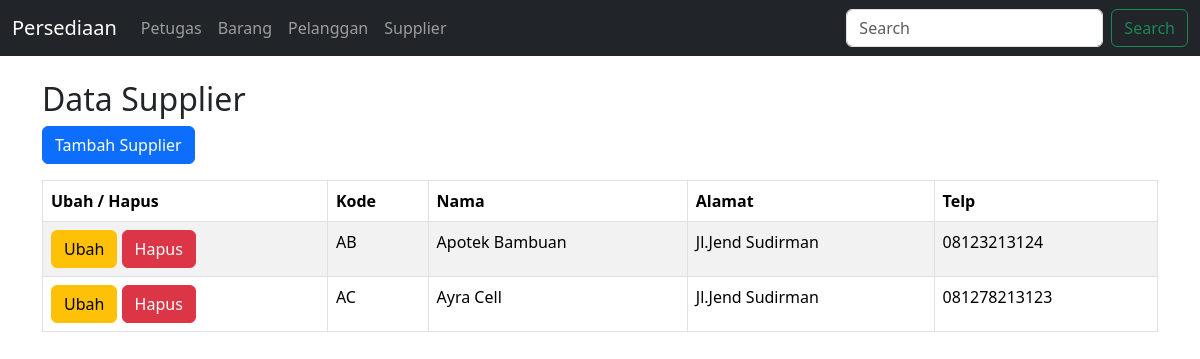
Screenshot of /supplier.php with the database file from the repository.
### tables this page shows
CREATE TABLE `tb_supplier` (
  `KodeSupplier` varchar(50) NOT NULL,
  `Nama` varchar(250) DEFAULT NULL,
  `Alamat` varchar(250) DEFAULT NULL,
  `Telp` varchar(25) DEFAULT NULL
);

### web/supplier.php (the view, shortened to what this page needs)
<?php
    require_once('../db_koneksi/koneksidb.php');
    $query_sql = "SELECT * FROM tb_supplier";
    $sql = mysqli_query($koneksidb, $query_sql) or die(mysqli_error($koneksidb));
    $totaldata = mysqli_num_rows($sql);
    $data = mysqli_fetch_assoc($sql);
?>
<!doctype html>
<html lang="en">
    <head>
        <link href="https://cdn.jsdelivr.net/npm/bootstrap@5.3.3/dist/css/bootstrap.min.css" rel="stylesheet">
    </head>
    <body>
        <?php require_once('menu.php');?>
        <br>
        <div class="container">
            <h2>Data Supplier</h2>
            <a href="suppliertambah.php"><button class="btn btn-primary mb-3" type="button">Tambah Supplier</button> <i class="ace-icon fa fa-signal"></i></a>
            <br>
            <table align="table-responsive" class=" table table-striped table-bordered table-hover" id="dynamic-table">
                <thead>
                    <th>Ubah / Hapus</th>
                    <th>Kode</th>
                    <th>Nama</th>
                    <th>Alamat</th>
                    <th>Telp</th>
                </thead>
                <tbody>
                    <?php do {
                        if($totaldata==0) {
                            echo"Data Kosong";
                        }else{ ?>
                    <tr>
                        <td>
                            <a href="supplieredit.php?id=<?php echo $data['KodeSupplier'];?>"><button class="btn btn-warning">Ubah</button></a>
                            <a href="supplierhapus.php?id=<?php echo $data['KodeSupplier'];?>"><button class="btn btn-danger">Hapus</button></a>
                        </td>
                        <td><?php echo $data['KodeSupplier'];?></td>
                        <td><?php echo $data['Nama'];?></td>
                        <td><?php echo $data['Alamat'];?></td>
                        <td><?php echo $data['Telp'];?></td>
                    </tr>
                            <?php }
                        } while ($data = mysqli_fetch_assoc($sql));
                    ?>
                </tbody>
            </table>
        </div>
    </body>
</html>

### rows the page displays
tb_supplier: KodeSupplier "AB", Nama "Apotek Bambuan", Alamat "Jl.Jend Sudirman", Telp "08123213124"
tb_supplier: KodeSupplier "AC", Nama "Ayra Cell", Alamat "Jl.Jend Sudirman", Telp "081278213123"
